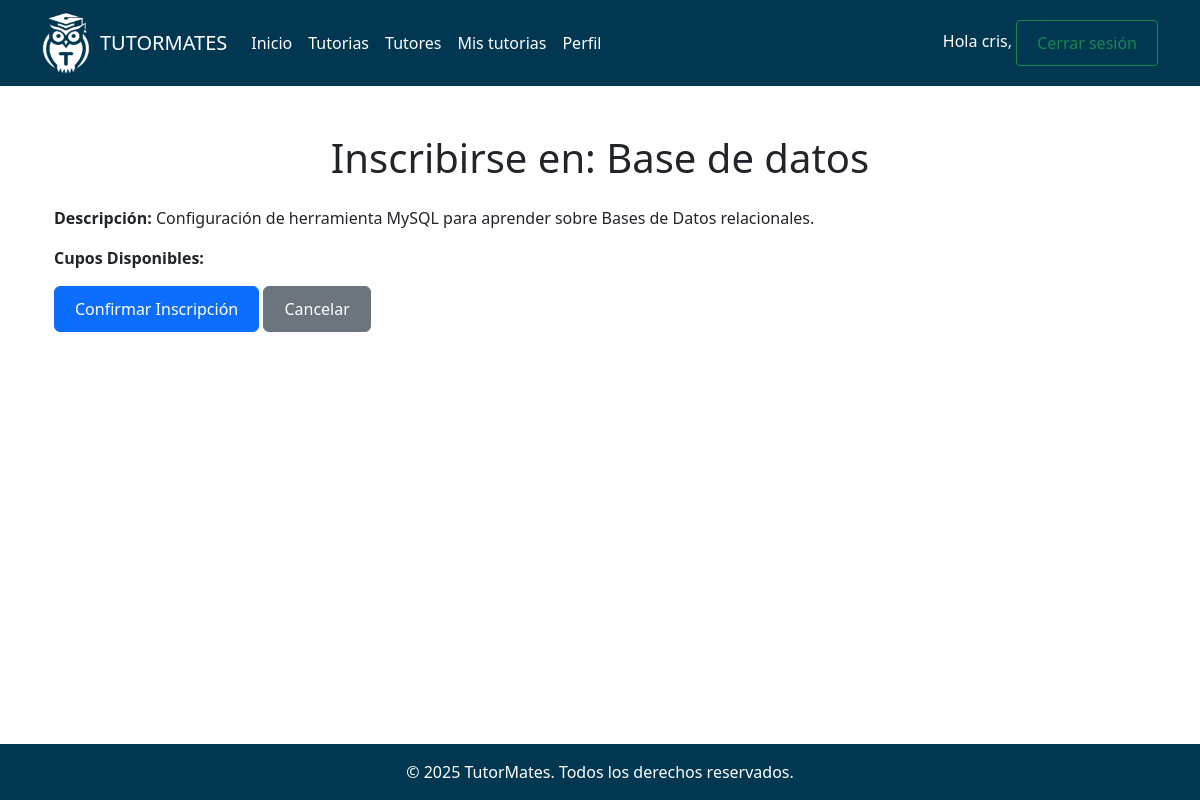
The app's page /account/tutoria/6/inscribirse/ (signed in) with its own data.
### tutoring/models.py (models this page shows, shortened)
class User(AbstractUser):
    rol = models.ForeignKey(
        'Rol',
        on_delete=models.PROTECT,
        related_name='tutorias',
        default=3
    )
    nombre = models.CharField(max_length=50)
    apellido = models.CharField(max_length=50)
    groups = models.ManyToManyField(
        'auth.Group',
        related_name='user_set_tutoring',
    )
    user_permissions = models.ManyToManyField(
        'auth.Permission',
        related_name='user_set_tutoring_permissions',
    )

class Tutoria(models.Model):
    tutor = models.ForeignKey(
        settings.AUTH_USER_MODEL,
        on_delete=models.CASCADE,
        related_name='tutorias'
    )
    titulo = models.CharField(max_length=200)
    categoria = models.ForeignKey(
        'Categoria',
        on_delete=models.PROTECT,
        related_name='tutorias'
    )
    descripcion = models.TextField()
    imagen = models.ImageField(upload_to='tutorias/', blank=True, null=True)
    dia = models.DateField()
    hora = models.TimeField()
    cupos = models.PositiveIntegerField()

### tutoring/views.py (the view)
# urls.py: path('tutoria/<int:tutoria_id>/inscribirse/', views.inscribirse_tutoria, name='inscribirse_tutoria'),
@login_required
def inscribirse_tutoria(request, tutoria_id):
    tutoria = get_object_or_404(Tutoria, id=tutoria_id)
    if tutoria.cupos <= tutoria.inscripciones.count():
        messages.error(request, "La tutoría no tiene cupos disponibles.")
        return redirect('detalle_tutoria', tutoria_id=tutoria.id)
    if Inscripcion.objects.filter(usuario=request.user, tutoria=tutoria).exists():
        messages.info(request, "Ya estás inscrito en esta tutoría.")
        return redirect('detalle_tutoria', tutoria_id=tutoria.id)
    if request.method == 'POST':
        Inscripcion.objects.create(usuario=request.user, tutoria=tutoria)
        messages.success(request, "Inscripción realizada con éxito.")
        return redirect('detalle_tutoria', tutoria_id=tutoria.id)
    return render(request, 'tutorial/register_tutorial.html', {'tutoria': tutoria})

### tutoring/templates/tutorial/register_tutorial.html (shortened to what this page needs)
{% extends "base.html" %}
{% block content %}
<div class="container">
    <h1 class="text-center mb-4">Inscribirse en: {{ tutoria.titulo }}</h1>
    <p><strong>Descripción:</strong> {{ tutoria.descripcion }}</p>
    <p><strong>Cupos Disponibles:</strong> {{ tutoria.cupos|add:"- tutoria.inscripciones.count" }}</p>
    <form method="post">
        <button type="submit" class="btn btn-primary">Confirmar Inscripción</button>
        <a href="{% url 'detalle_tutoria' tutoria.id %}" class="btn btn-secondary">Cancelar</a>
    </form>
</div>
{% endblock %}

### tutoring/templates/base.html (shortened to what this page needs)
{% load static %}
<!DOCTYPE html>
<html lang="en">
<head>
    <link href="https://cdn.jsdelivr.net/npm/bootstrap@5.3.3/dist/css/bootstrap.min.css" rel="stylesheet">
    <link href="https://cdnjs.cloudflare.com/ajax/libs/font-awesome/5.15.4/css/all.min.css" rel="stylesheet">
    <link href="{% static 'css/styles.css' %}" rel="stylesheet">
</head>
<body>
    <nav class="navbar navbar-expand-lg navbar-light bg-light">
        <div class="container">
            <a class="navbar-brand d-flex align-items-center" href="{% url 'inicio' %}">
                <img src="{% static 'images/logoTutormates.png' %}" alt="TutorMates Logo" class="icono-img d-inline-block align-text-top me-2">
                TUTORMATES
            </a>
            <div class="collapse navbar-collapse" id="navbarNav">
                {% if request.user.is_authenticated %}
                <div class="collapse navbar-collapse" id="navbarNav">
                    <ul class="navbar-nav me-auto mb-2 mb-lg-0">
                        <li class="nav-item">
                            <a class="nav-link {% if section == 'inicio' %}active{% endif %}" aria-current="page" href="{% url 'inicio' %}">Inicio</a>
                        </li>
                        <li class="nav-item">
                            <a class="nav-link {% if section == 'tutorias' %}active{% endif %}" aria-current="page" href="{% url 'tutorias' %}">Tutorias</a>
                        </li>
                        <li class="nav-item">
                            <a class="nav-link {% if section == 'tutores' %}active{% endif %}" aria-current="page" href="{% url 'tutores' %}">Tutores</a>
                        </li>
                        <li class="nav-item">
                            <a class="nav-link {% if section == 'mis_inscripciones' %}active{% endif %}" aria-current="page" href="{% url 'mis_inscripciones' %}">Mis tutorias</a>
                        </li>
                        <li class="nav-item">
                            <a class="nav-link {% if section == 'perfil' %}active{% endif %}" href="{% url 'perfil' %}">Perfil</a>
                        </li>
                    </ul>
                    <span class="navbar-text">
                        Hola {{ request.user.first_name|default:request.user.username }},
                        <form action="{% url 'logout' %}" method="post" class="d-inline">
                            <button type="submit" class="btn btn-outline-success btn-sm">Cerrar sesión</button>
                        </form>
                    </span>
                </div>
                {% else %}
                <div class="navbar-nav">
                    <a class="nav-link" href="{% url 'login' %}">Iniciar sesión</a>
                </div>
                {% endif %}
            </div>
        </div>
    </nav>
    <div class="container py-5 content">
        {% block content %}
        {% endblock %}
    </div>
    <footer class="text-center py-3 bg-light">
        <p class="mb-0">&copy; 2025 TutorMates. Todos los derechos reservados.</p>
    </footer>
</body>
</html>

### tutoring/static/css/styles.css (style rules this page uses)
html, body { height: 100%; display: flex; flex-direction: column; margin: 0; padding: 0; }
.content { flex: 1; }
footer { background-color: #013750 !important; color: white; text-align: center; padding: 15px; width: 100%; position: relative; bottom: 0; }
.navbar { background-color: #013750 !important; top: 0; z-index: 1000; }
.navbar .nav-link, .navbar .navbar-brand, .navbar .navbar-text { color: #ffffff !important; }
.bg-light { background-color: #013750 !important; color: #ffffff; }
.icono-img { width: 50px; height: 60px; }
.btn { padding: 10px 20px; font-size: 16px; }

### records on screen
User: user.first_name "cris"
Tutoria: titulo "Base de datos", descripcion "Configuración de herramienta MySQL para aprender sobre Bases de Datos relacionales."
